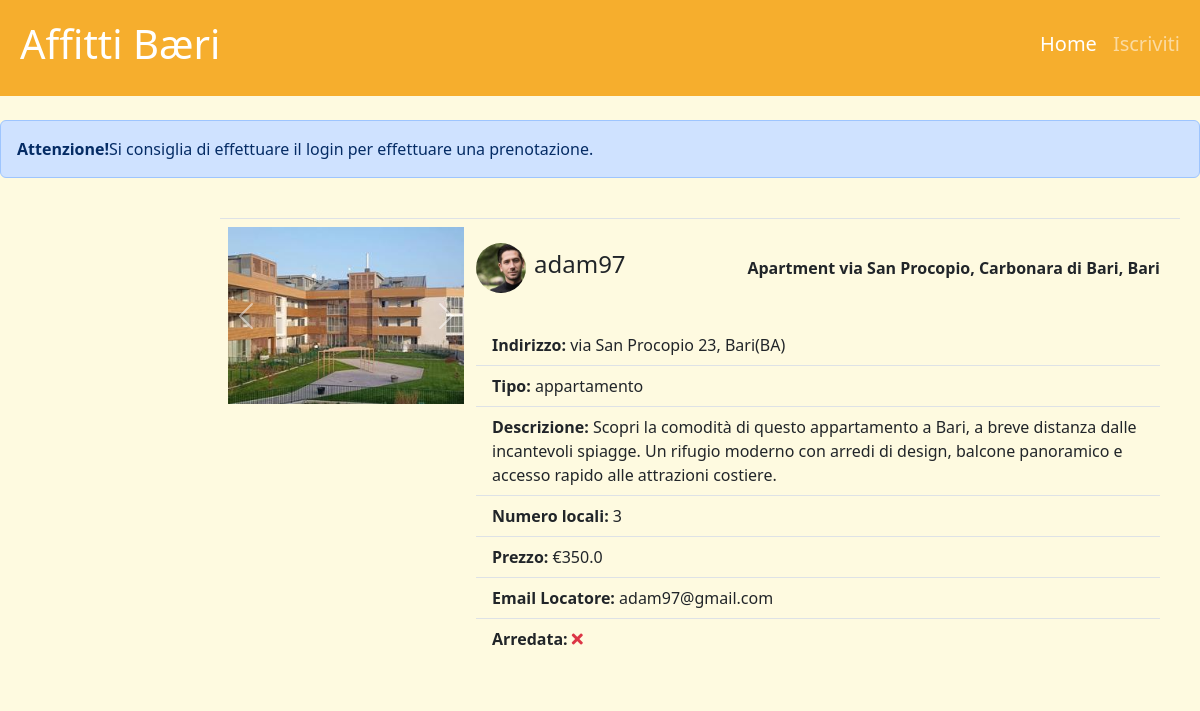
The app's page /annunci/16 with its own data.
### tables this page shows
CREATE TABLE "foto" (
	"percorso_file"	TEXT NOT NULL,
	"ID_annuncio"	TEXT NOT NULL,
	PRIMARY KEY("percorso_file"),
	FOREIGN KEY("ID_annuncio") REFERENCES "annunci"("ID_annuncio")
);

CREATE TABLE "utenti" (
	"mail_utente"	TEXT NOT NULL UNIQUE,
	"username"	TEXT NOT NULL UNIQUE,
	"password"	TEXT NOT NULL,
	"immagine_profilo"	TEXT,
	"tipo"	TEXT NOT NULL,
	"ID_utente"	INTEGER NOT NULL,
	PRIMARY KEY("ID_utente" AUTOINCREMENT)
);

CREATE TABLE "annunci" (
	"ID_utente"	INTEGER NOT NULL,
	"ID_annuncio"	INTEGER NOT NULL,
	"locali"	INTEGER NOT NULL,
	"tipo"	TEXT NOT NULL,
	"titolo"	TEXT NOT NULL,
	"indirizzo"	TEXT NOT NULL,
	"descrizione"	TEXT NOT NULL,
	"visibile"	INTEGER NOT NULL,
	"arredo"	INTEGER NOT NULL,
	"prezzo"	REAL NOT NULL,
	PRIMARY KEY("ID_annuncio" AUTOINCREMENT),
	FOREIGN KEY("ID_utente") REFERENCES "utenti"("ID_utente")
);

### app.py (the view)
@app.route('/annunci/<int:ID_annuncio>')
def single_annuncio(ID_annuncio):
    start = datetime.now().date() + timedelta(days=1)
    end = datetime.now().date() + timedelta(days=7)
    foto_db = []
    annuncio_db_result = annunci_dao.get_annuncio(ID_annuncio)
    annuncio_db = dict(annuncio_db_result)
    if annuncio_db['locali'] == 5:
        annuncio_db['locali'] ='5+'
    result = foto_dao.get_foto_by_ID_annuncio(ID_annuncio)
    for row in result:
        foto_db.append(row['percorso_file'])
    return render_template('annuncio.html', annuncio=annuncio_db, foto = foto_db, start = start, end = end)

### annunci_dao.py (called while the page is built)
def get_annuncio(ID_annuncio):
    conn = sqlite3.connect('db/affitti.db')
    conn.row_factory = sqlite3.Row
    cursor = conn.cursor()
    sql = 'SELECT ID_annuncio, annunci.ID_utente, mail_utente, locali, annunci.tipo,  titolo, indirizzo, descrizione, visibile, arredo,  prezzo, username, immagine_profilo FROM annunci, utenti WHERE annunci.ID_utente = utenti.ID_utente AND ID_annuncio =  ?'
    cursor.execute(sql, (ID_annuncio,))
    post = cursor.fetchone()
    cursor.close()
    conn.close()
    return post

### foto_dao.py (called while the page is built)
def get_foto_by_ID_annuncio(ID_annuncio):
    conn = sqlite3.connect('db/affitti.db')
    conn.row_factory = sqlite3.Row
    cursor = conn.cursor()
    sql = 'SELECT percorso_file FROM foto WHERE ID_annuncio = ?'
    cursor.execute(sql, (ID_annuncio,))
    post = cursor.fetchall()
    cursor.close()
    conn.close()
    return post

### templates/annuncio.html (shortened to what this page needs)
{% extends "base.html" %}
{% block home_active %}active{% endblock %}
{% block content %}
{% if current_user.is_authenticated == 0 %}
<div class="alert alert-primary  d-flex align-items-center mr-3" role="alert">
  <strong>Attenzione! </strong> Si consiglia di effettuare il login per effettuare una prenotazione.
</div>
{%endif%}
<div class="container-fluid mt-4">
  <div class="row justify-content-end">
    <main class="col-lg-10 col-md-12">
      <div class="row border-top p-2 mx-2">
        <div class="col-lg-3 col-md-6 col-sm-12 px-0">
          <div id="carouselExample" class="carousel slide">
            <div class="carousel-inner">
              {%for immagine in foto%}
              <div class="carousel-item {% if loop.index == 1 %}active{%endif%}">
                <img src="{{ url_for('static', filename= immagine ) }}" class="d-block w-100" alt="Questa è un immagine dell'annuncio">
              </div>
              {% endfor %}
            </div>
            <button class="carousel-control-prev" type="button" data-bs-target="#carouselExample" data-bs-slide="prev">
              <span class="carousel-control-prev-icon" aria-hidden="true"></span>
            </button>
            <button class="carousel-control-next" type="button" data-bs-target="#carouselExample" data-bs-slide="next">
              <span class="carousel-control-next-icon" aria-hidden="true"></span>
            </button>
          </div>
        </div>
        <div class="col-lg-9 col-md-6 col-sm-12">
          <section class="d-flex align-items-center mt-2 mb-4">
            <div><img class="usrimg rounded-circle" src="{{ url_for('static', filename= annuncio.immagine_profilo ) }}"
                alt="Questa è l'immagine dell'utente {{ annuncio.username |e }}"></div>
            <div>
              <h4 class="username">{{ annuncio.username | e }}</h4>
            </div>
            <div class="flex-grow-1 text-end">
              <strong>{{ annuncio.titolo | e }}</strong>
            </div>
          </section>
          <ul class="list-group list-group-flush pb-3">
            <li class="list-group-item"><strong>Indirizzo: </strong>{{ annuncio.indirizzo |e }} </li>
            <li class="list-group-item"><strong>Tipo: </strong>{{ annuncio.tipo |e }} </li>
            <li class="list-group-item"><strong>Descrizione: </strong>{{ annuncio.descrizione |e }} </li>
            <li class="list-group-item"><strong>Numero locali: </strong>{{ annuncio.locali |e }} </li>
            <li class="list-group-item"><strong>Prezzo: </strong>€{{ annuncio.prezzo |e }}  </li>
            <li class="list-group-item"><strong>Email Locatore: </strong>{{ annuncio.mail_utente |e }}  </li>
            <li class="list-group-item"><strong>Arredata: </strong> {% if annuncio.arredo == 1 %}<i class="fas fa-check text-success"></i> {% else %} <i class="fas fa-times text-danger"></i>{% endif%} </li>
        </ul>
        </div>
      </div>
    </main>
    </div>
  </div>
{% endblock %}

### static/style.css (style rules this page uses)
.usrimg { display: inline; height: 50px; vertical-align: middle; margin: 0.5rem 0.5rem 0.5rem 0rem; }
.username { font-weight: 100; }
body { background-color: #fefae0; }
.list-group-item { background-color: #fefae0; }

### records on screen
foto: percorso_file (picture)
utenti: immagine_profilo+username (picture), username "adam97", mail_utente "adam97@gmail.com"
annunci: titolo "Apartment via San Procopio, Carbonara di Bari, Bari", indirizzo "via San Procopio 23, Bari(BA)", tipo "appartamento", descrizione "Scopri la comodità di questo appartamento a Bari, a breve distanza dalle incantevoli spiagge. Un rifugio moderno con arredi di design, balcone panoramico e accesso rapido alle attrazioni costiere.", locali "3", prezzo "350.0"
